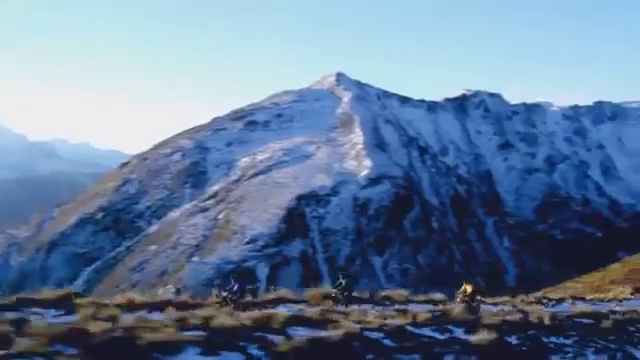
#> input picture frame 27 of OpenCV/Draw time date in video/sample.mp4, 640 x 360 px, given in place of the camera
$ python update_video.py
#> lines starting #> are read from the running program, lines starting #| are printed output that depends on the picture
import cv2

cap = cv2.VideoCapture(0)
print(cap)

# fps = cap.get(cv2.CAP_PROP_FPS)
# hight = cap.get(cv2.CAP_PROP_FRAME_HEIGHT)
# width = cap.get(cv2.CAP_PROP_FRAME_WIDTH)

# DIVX XVID MJPG X264 WMV1 WMV2
fourcc = cv2.VideoWriter_fourcc(*"XVID")

out = cv2.VideoWriter("GrayVideo.mp4",fourcc,20.0,(640,480),0)

while cap.isOpened():
    ret, frame = cap.read()
#> frame is the input picture: shape (360, 640, 3); mean B, G, R 154.5, 125.1, 102.5
    if ret == True:
        frame = cv2.resize(frame,(700,800))
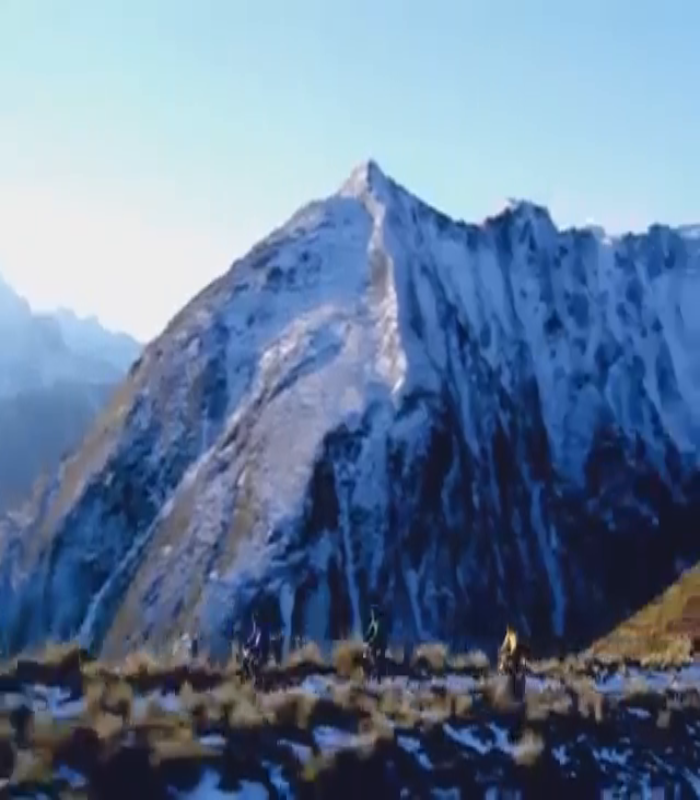
#> frame: shape (800, 700, 3); mean B, G, R 154.4, 125, 102.4
        # flip the window
        frame = cv2.flip(frame,0)
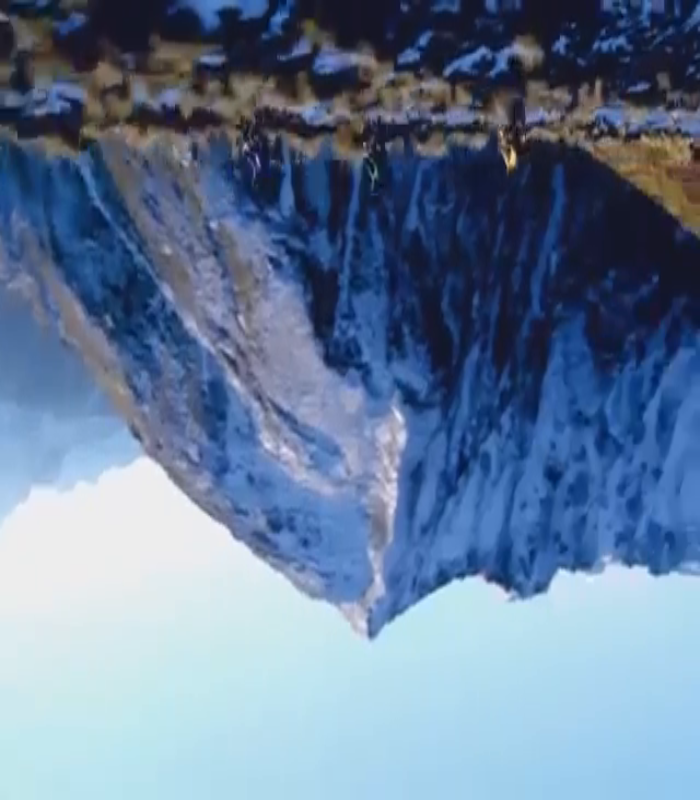
#> frame: shape (800, 700, 3); mean B, G, R 154.4, 125, 102.4
        gray = cv2.cvtColor(frame,cv2.COLOR_BGR2GRAY)
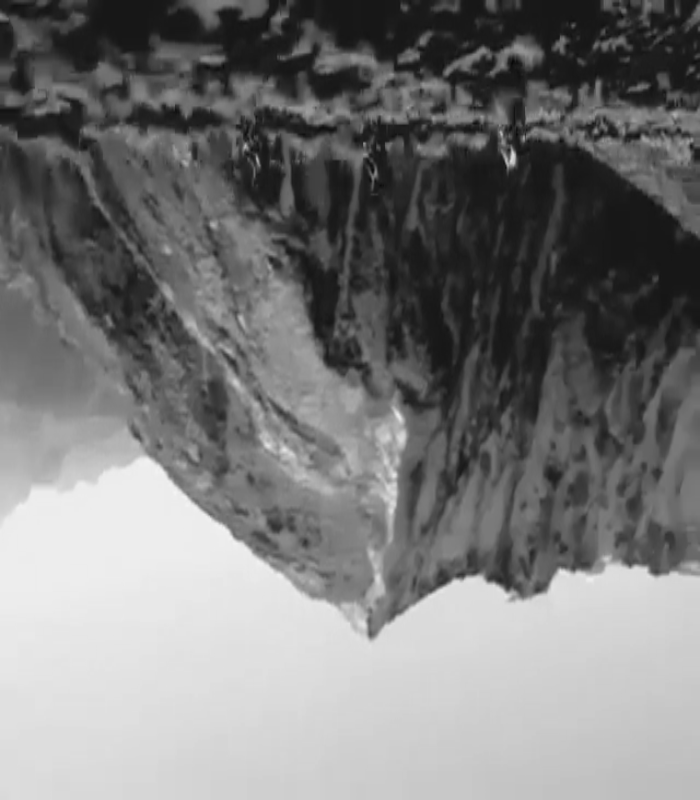
#> gray: shape (800, 700); min 8, max 244, mean 121.6
        cv2.imshow('frame',frame)
        cv2.imshow('gray',gray)

        # Writeing video here
        out.write(gray)

        if(cv2.waitKey(2)==27):
#> (key Esc is pressed here)
            break
cap.release()
out.release()
cv2.destroyAllWindows()

$ run again, starting later in the video
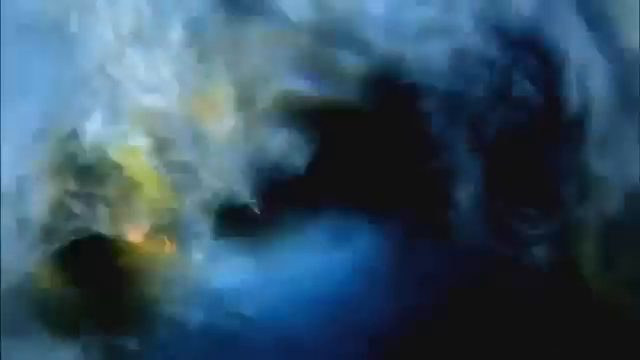
#> input picture frame 123 of OpenCV/Draw time date in video/sample.mp4, 640 x 360 px, given in place of the camera
#> frame is the input picture: shape (360, 640, 3); mean B, G, R 97.9, 79.6, 52.7
#> `frame = cv2.flip(frame,0)`:
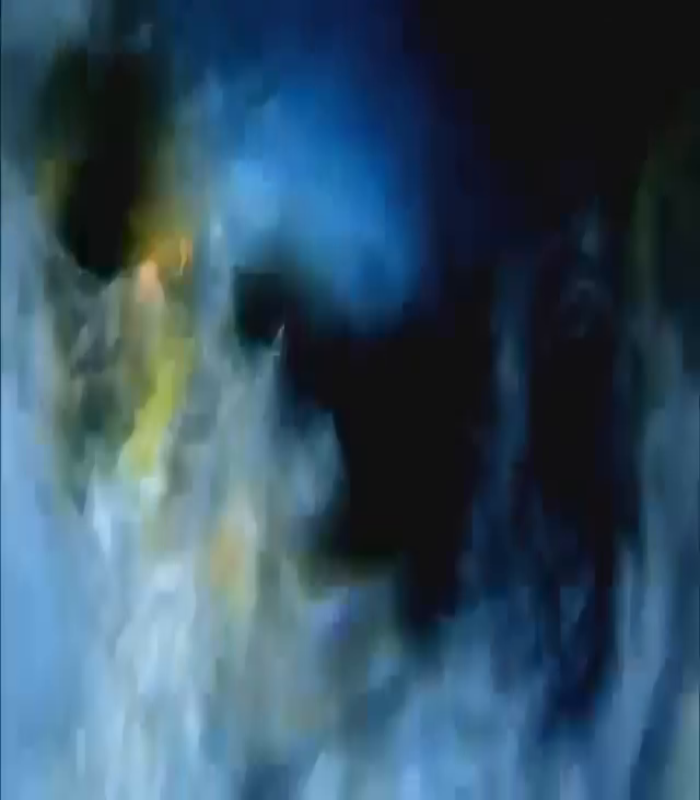
#> frame: shape (800, 700, 3); mean B, G, R 97.8, 79.5, 52.6
#> `gray = cv2.cvtColor(frame,cv2.COLOR_BGR2GRAY)`:
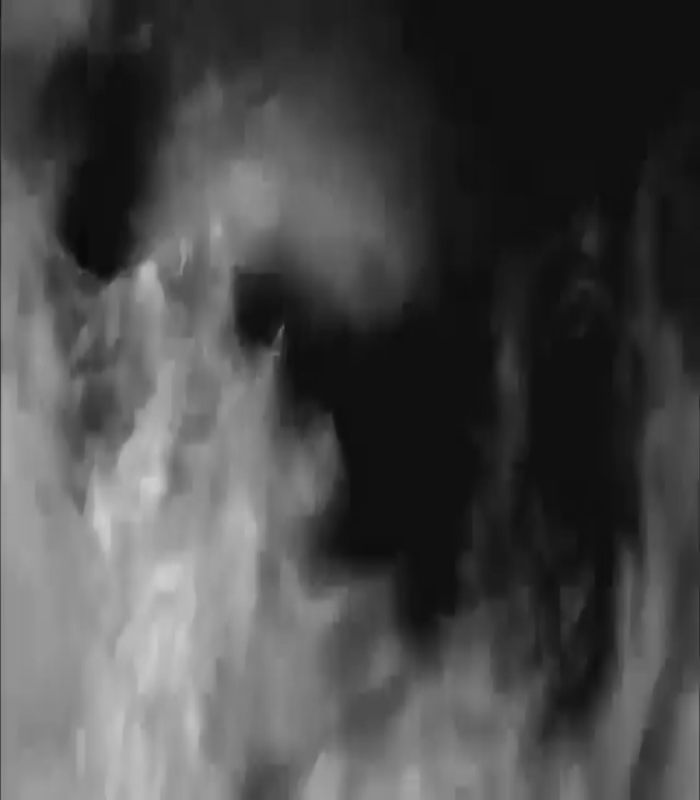
#> gray: shape (800, 700); min 9, max 208, mean 73.6

$ run again, starting later in the video
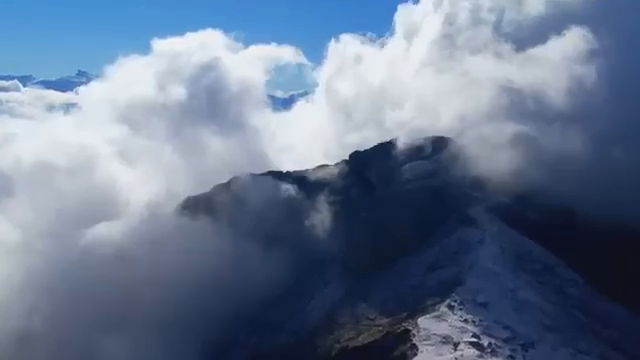
#> input picture frame 219 of OpenCV/Draw time date in video/sample.mp4, 640 x 360 px, given in place of the camera
#> frame is the input picture: shape (360, 640, 3); mean B, G, R 143.8, 118.9, 102.8
#> `frame = cv2.flip(frame,0)`:
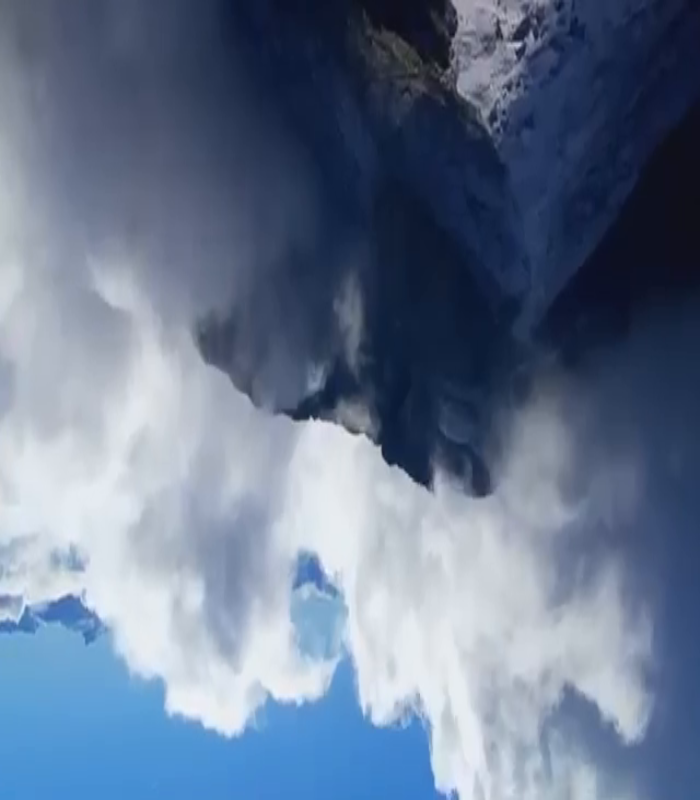
#> frame: shape (800, 700, 3); mean B, G, R 143.7, 118.9, 102.7
#> `gray = cv2.cvtColor(frame,cv2.COLOR_BGR2GRAY)`:
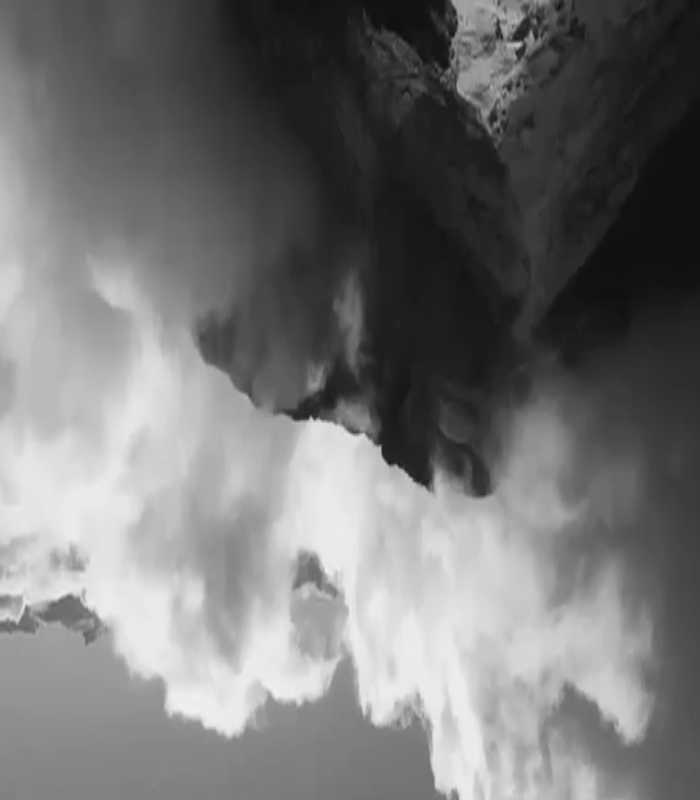
#> gray: shape (800, 700); min 15, max 242, mean 116.8
